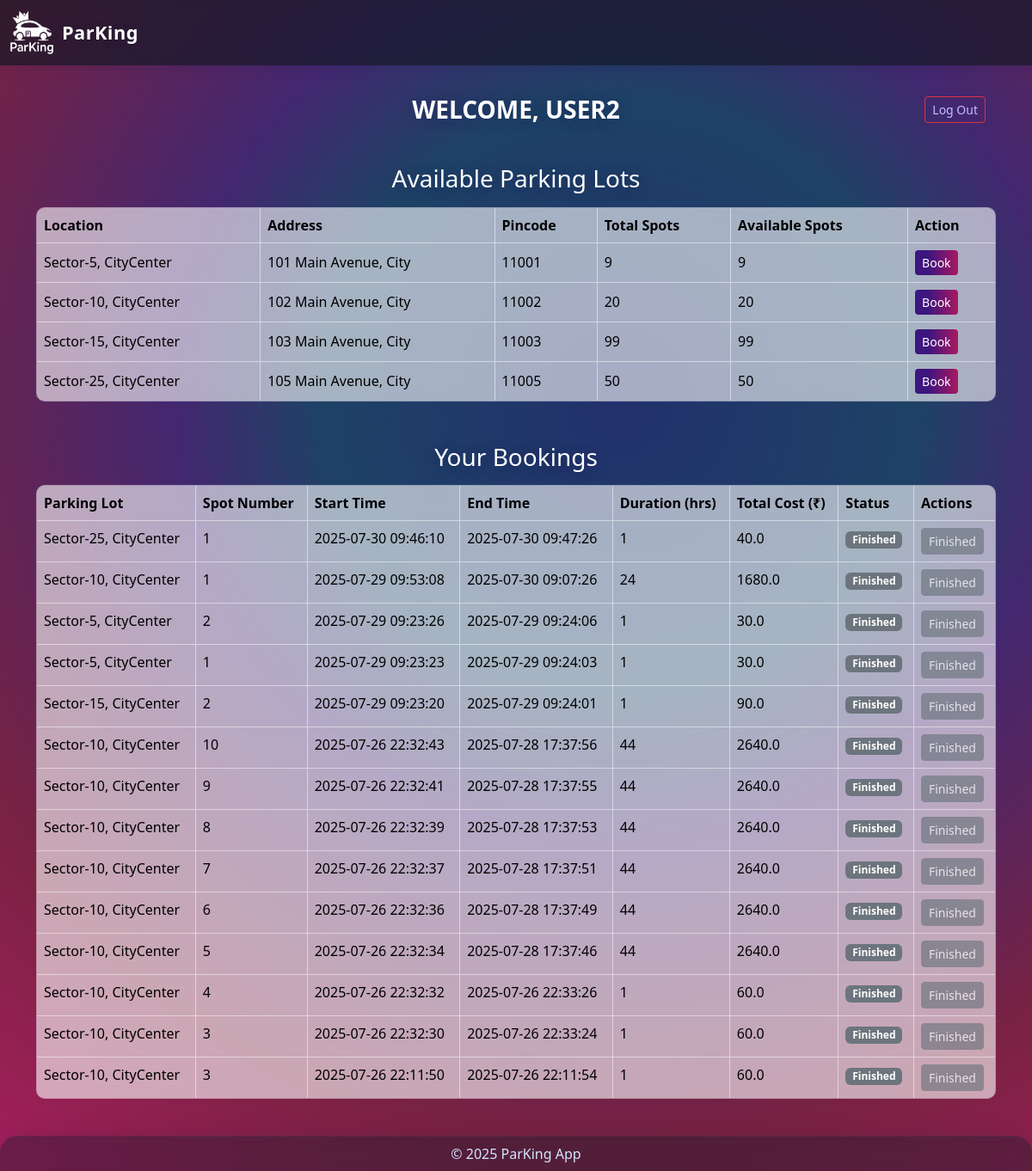
Screenshot of /user_dashboard (signed in) with the database file from the repository.
### controllers/database.py (models this page shows)
class User(db.Model):
    id = db.Column(db.Integer, primary_key=True)
    username = db.Column(db.String(80), unique=True, nullable=False)
    password = db.Column(db.String(120), nullable=False)
    current_booking_id = db.Column(db.Integer, nullable=False, default=0)
    reservations = db.relationship('Reservation', backref='user', cascade='all, delete-orphan', lazy=True)

class ParkingLot(db.Model):
    id = db.Column(db.Integer, primary_key=True)
    location = db.Column(db.String(120), nullable=False)
    prices = db.Column(db.Float, nullable=False)
    address = db.Column(db.String(200), nullable=False)
    pincode = db.Column(db.String(10), nullable=False)
    max_spots = db.Column(db.Integer, nullable=False)
    spots = db.relationship('ParkingSpot', backref='parking_lot', cascade='all, delete-orphan', lazy=True)

class ParkingSpot(db.Model):
    id = db.Column(db.Integer, primary_key=True)
    lot_id = db.Column(db.Integer, db.ForeignKey('parking_lot.id'), nullable=False)
    spot_number = db.Column(db.Integer, nullable=False)
    status = db.Column(db.String(1), nullable=False, default='A')
    reservations = db.relationship('Reservation', backref='spot', cascade='all, delete-orphan', lazy=True)

class Reservation(db.Model):
    id = db.Column(db.Integer, primary_key=True)
    user_id = db.Column(db.Integer, db.ForeignKey('user.id'), nullable=False)
    spot_id = db.Column(db.Integer, db.ForeignKey('parking_spot.id'), nullable=False)
    start_time = db.Column(db.DateTime, default=datetime.utcnow, nullable=False)
    end_time = db.Column(db.DateTime, nullable=True)
    cost = db.Column(db.Float, nullable=False)

### app.py (the view)
@app.route('/user_dashboard')
def user_dashboard():
    user_id = session.get('user_id')
    if not user_id:
        flash("Please log in to view the dashboard.", "danger")
        return redirect(url_for("login"))
    user = User.query.get(user_id)
    lots = ParkingLot.query.all()
    bookings = Reservation.query.filter_by(user_id=user_id).order_by(Reservation.start_time.desc()).all()
    bookings_data = []
    now = datetime.utcnow()
    for booking in bookings:
        start = booking.start_time
        end = booking.end_time or now
        duration_seconds = (end - start).total_seconds()
        duration_hours = max(1, ceil(duration_seconds / 3600))
        total_cost = duration_hours * booking.cost
        bookings_data.append({
            'booking': booking,
            'duration_hours': duration_hours,
            'total_cost': total_cost,
        })
    return render_template(
        "user_dashboard.html",
        user=user,
        lots=lots,
        bookings=bookings_data,
        now=now
    )

### templates/user_dashboard.html (shortened to what this page needs)
{% extends "layout.html" %}
{% block content %}
<div class="container py-4">
  <div class="d-flex justify-content-between align-items-center mb-4 position-relative">
    <h2 class="m-0 position-absolute top-50 start-50 translate-middle text-center"
        style="color:black; font-weight:700; font-size:1.75rem; text-transform: uppercase;">
       Welcome, {{ user.username }}
    </h2>
    <a href="{{ url_for('logout') }}" class="btn btn-outline-danger btn-sm ms-auto">Log Out</a>
  </div>
</div>
    <h4 class="mb-3 text-center" style="color:black; font-weight: 500; font-size: 1.75rem;">
      Available Parking Lots
    </h4>
  <table class="table table-bordered table-hover align-middle frosted-table">
    <thread>
      <tr>
        <th>Location</th>
        <th>Address</th>
        <th>Pincode</th>
        <th>Total Spots</th>
        <th>Available Spots</th>
        <th>Action</th>
      </tr>
    <tbody>
      {% for lot in lots %}
      <tr>
        <td>{{ lot.location }}</td>
        <td>{{ lot.address }}</td>
        <td>{{ lot.pincode }}</td>
        <td>{{ lot.spots|length }}</td>
        <td>{{ lot.spots|selectattr('status','equalto','A')|list|length }}</td>
        <td>
          {% if lot.spots|selectattr('status','equalto','A')|list|length > 0 %}
            <a href="{{ url_for('book_lot', lot_id=lot.id) }}" class="btn btn-primary btn-sm">Book</a>
          {% else %}
            <button class="btn btn-secondary btn-sm" disabled>Full</button>
          {% endif %}
        </td>
      </tr>
      {% endfor %}
    </tbody>
  </table>
    <h4 class="mt-5 mb-3 text-center" style="color:black; font-weight: 500; font-size: 1.75rem;">Your Bookings</h4>
  {% if bookings %}
    <table class="table table-bordered mb-4 frosted-table">
      <thead>
        <tr>
          <th>Parking Lot</th>
          <th>Spot Number</th>
          <th>Start Time</th>
          <th>End Time</th>
          <th>Duration (hrs)</th>
          <th>Total Cost (₹)</th>
          <th>Status</th>
          <th>Actions</th>
        </tr>
      </thead>
      <tbody>
      {% for item in bookings %}
        {% set booking = item.booking %}
        <tr>
          <td>{{ booking.spot.parking_lot.location }}</td>
          <td>{{ booking.spot.spot_number }}</td>
          <td>{{ booking.start_time.strftime("%Y-%m-%d %H:%M:%S") }}</td>
          <td>
            {% if booking.end_time %}
              {{ booking.end_time.strftime("%Y-%m-%d %H:%M:%S") }}
            {% else %}
              <em>Active</em>
            {% endif %}
          </td>
          <td>{{ item.duration_hours }}</td>
          <td>{{ item.total_cost }}</td>
          <td>
            {% if booking.end_time is none %}
              <span class="badge bg-success">Active</span>
            {% else %}
              <span class="badge bg-secondary">Finished</span>
            {% endif %}
          </td>
          <td>
            {% if booking.end_time is none %}
              <form action="{{ url_for('finish_parking', booking_id=booking.id) }}" method="post" style="display:inline;" onsubmit="return confirm('Finish parking and release spot?');">
                <button type="submit" class="btn btn-danger btn-sm">Finish</button>
              </form>
            {% else %}
              <button class="btn btn-secondary btn-sm" disabled>Finished</button>
            {% endif %}
          </td>
        </tr>
      {% endfor %}
      </tbody>
    </table>
  {% else %}
    <div class="alert alert-secondary text-center">
      You have no bookings yet.
    </div>
  {% endif %}
{% endblock %}

### static/css/style.css (style rules this page uses)
body { background: radial-gradient( circle at 60% 34%, #22306c 0%, #1e4266 30%, #43276f 45%, #7a2242 75%, #a51f5e 100% ), #0a1036; color: #fff; font-family: 'Segoe UI', 'Roboto', Arial, sans-serif; min-height: 100vh; padding-top: 64px; padding-bottom: 60px; }
p, .home-lead, .lead, li, span, div:not(.card):not(.glass-footer):not(.glass-header) { color: #fff !important; }
h1, h2, h3, h4, h5, h6 { color: #fff !important; text-shadow: 0 2px 16px rgba(20, 20, 80, 0.36); }
.btn-primary { background: linear-gradient(90deg, #3d157f 30%, #a91860 100%); border: none; color: #fff !important; }
a, .btn-link { color: #c3bfff !important; }

### templates/user_dashboard.html (style rules this page uses)
.frosted-table { background: rgba(255, 255, 255, 0.5); backdrop-filter: blur(8px); -webkit-backdrop-filter: blur(8px); border: 1px solid rgba(255, 255, 255, 0.5); border-radius: 10px; overflow: hidden; }
.frosted-table th, .frosted-table td { background: rgba(255, 255, 255, 0.2); color: #000; }

### rows the page displays
User: username "USER2"
ParkingLot: location "Sector-5, CityCenter", address "101 Main Avenue, City", pincode "11001", spots|length "9", spots|selectattr "9", spot.parking_lot.location "Sector-5, CityCenter" "Sector-5, CityCenter"
ParkingLot: location "Sector-10, CityCenter", address "102 Main Avenue, City", pincode "11002", spots|length "20", spots|selectattr "20", spot.parking_lot.location "Sector-10, CityCenter" "Sector-10, CityCenter" "Sector-10, CityCenter" "Sector-10, CityCenter" "Sector-10, CityCenter" "Sector-10, CityCenter" "Sector-10, CityCenter" "Sector-10, CityCenter" "Sector-10, CityCenter" "Sector-10, CityCenter"
ParkingLot: location "Sector-15, CityCenter", address "103 Main Avenue, City", pincode "11003", spots|length "99", spots|selectattr "99", spot.parking_lot.location "Sector-15, CityCenter"
ParkingLot: location "Sector-25, CityCenter", address "105 Main Avenue, City", pincode "11005", spots|length "50", spots|selectattr "50", spot.parking_lot.location "Sector-25, CityCenter"
ParkingSpot: spot.spot_number "1"
Reservation: start_time "2025-07-30 09:46:10", end_time "2025-07-30 09:47:26"
ParkingSpot: spot.spot_number "1"
Reservation: start_time "2025-07-29 09:53:08", end_time "2025-07-30 09:07:26"
ParkingSpot: spot.spot_number "2"
Reservation: start_time "2025-07-29 09:23:26", end_time "2025-07-29 09:24:06"
ParkingSpot: spot.spot_number "1"
Reservation: start_time "2025-07-29 09:23:23", end_time "2025-07-29 09:24:03"
ParkingSpot: spot.spot_number "2"
Reservation: start_time "2025-07-29 09:23:20", end_time "2025-07-29 09:24:01"
ParkingSpot: spot.spot_number "10"
Reservation: start_time "2025-07-26 22:32:43", end_time "2025-07-28 17:37:56"
ParkingSpot: spot.spot_number "9"
Reservation: start_time "2025-07-26 22:32:41", end_time "2025-07-28 17:37:55"
ParkingSpot: spot.spot_number "8"
Reservation: start_time "2025-07-26 22:32:39", end_time "2025-07-28 17:37:53"
ParkingSpot: spot.spot_number "7"
Reservation: start_time "2025-07-26 22:32:37", end_time "2025-07-28 17:37:51"
ParkingSpot: spot.spot_number "6"
Reservation: start_time "2025-07-26 22:32:36", end_time "2025-07-28 17:37:49"
ParkingSpot: spot.spot_number "5"
Reservation: start_time "2025-07-26 22:32:34", end_time "2025-07-28 17:37:46"
ParkingSpot: spot.spot_number "4"
Reservation: start_time "2025-07-26 22:32:32", end_time "2025-07-26 22:33:26"
ParkingSpot: spot.spot_number "3" "3"
Reservation: start_time "2025-07-26 22:32:30", end_time "2025-07-26 22:33:24"
Reservation: start_time "2025-07-26 22:11:50", end_time "2025-07-26 22:11:54"

### other values shown
{{ item.duration_hours }} "1" "24" "1" "1" "1" "44" "44" "44" "44" "44" "44" "1" "1" "1"
{{ item.total_cost }} "40.0" "1680.0" "30.0" "30.0" "90.0" "2640.0" "2640.0" "2640.0" "2640.0" "2640.0" "2640.0" "60.0" "60.0" "60.0"
